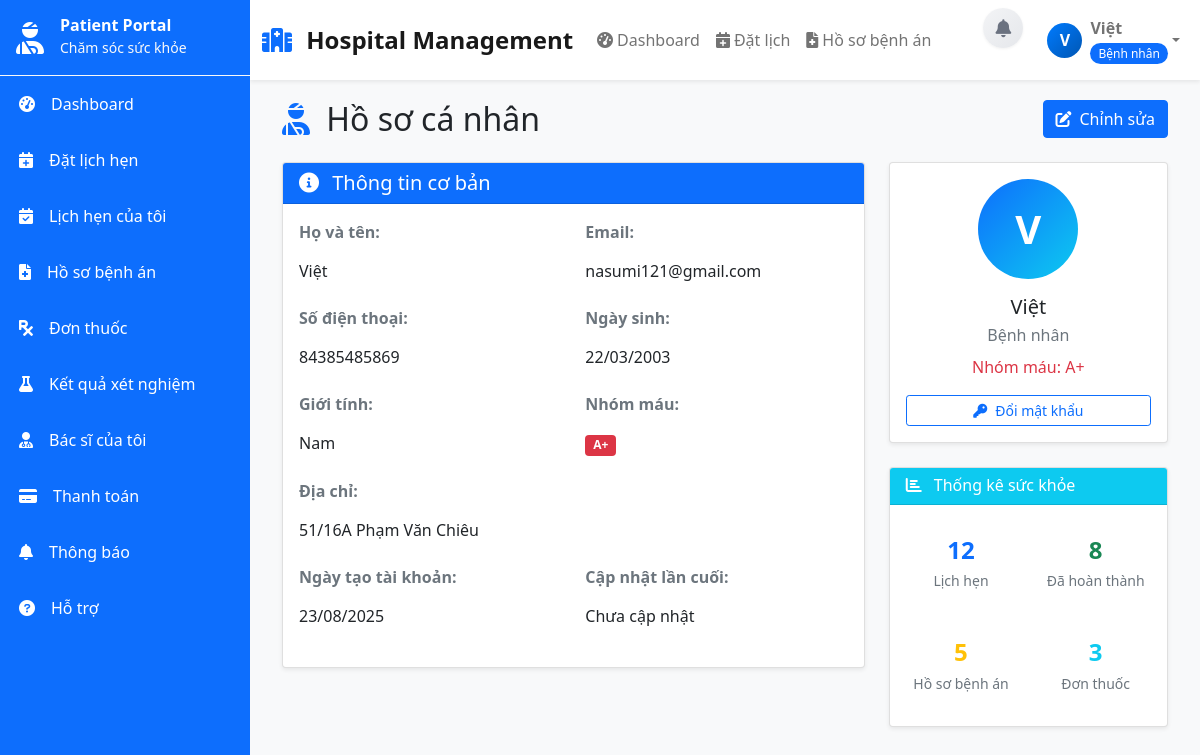
The app's page /patient_profile (signed in) with its own data.
### tables this page shows
CREATE TABLE `benh_nhan` (
  `id` int(11) NOT NULL,
  `ten` varchar(255) NOT NULL,
  `email` varchar(255) NOT NULL,
  `mat_khau` varchar(255) NOT NULL,
  `so_dien_thoai` varchar(20) DEFAULT NULL,
  `phone_verified` tinyint(1) NOT NULL DEFAULT 0,
  `bao_hiem_y_te` varchar(50) DEFAULT NULL,
  `bao_hiem_y_te_id` int(11) DEFAULT NULL,
  `ngay_sinh` date DEFAULT NULL,
  `gioi_tinh` enum('Nam','Nu','Khac') DEFAULT NULL,
  `dia_chi` text DEFAULT NULL,
  `nhom_mau` enum('A+','A-','B+','B-','AB+','AB-','O+','O-') DEFAULT NULL,
  `ngay_tao` timestamp NOT NULL DEFAULT current_timestamp(),
  `ngay_cap_nhat` timestamp NOT NULL DEFAULT current_timestamp() ON UPDATE current_timestamp()
);

### config/database.php (called while the page is built, shortened)
<?php
class Database
{
    private $host;
    private $db_name;
    private $username;
    private $password;
    public function __construct()
    {
        $this->host = $_ENV['DB_HOST'] ?? getenv('DB_HOST') ?? 'localhost';
        $this->db_name = $_ENV['DB_NAME'] ?? getenv('DB_NAME') ?? 'hospital_management';
        $this->username = $_ENV['DB_USER'] ?? getenv('DB_USER') ?? 'root';
        $this->password = $_ENV['DB_PASS'] ?? getenv('DB_PASS') ?? '';
    }
    private function loadEnvFile()
    {
        $envFile = __DIR__ . '/../.env';
    }
    public function getConnection()
    {
        $this->conn = null;
        try {
            $this->conn = new PDO("mysql:host=" . $this->host . ";dbname=" . $this->db_name, $this->username, $this->password);
            $this->conn->exec("set names utf8");
            $this->conn->setAttribute(PDO::ATTR_ERRMODE, PDO::ERRMODE_EXCEPTION);
        } catch (PDOException $exception) {
            error_log("Database connection error: " . $exception->getMessage());
            echo "Database connection failed. Please try again later.";
        }
        return $this->conn;
    }
}

### Models/User.php (called while the page is built, shortened)
<?php
require_once 'config/database.php';
class User
{
    public function __construct()
    {
        $database = new Database();
        $this->conn = $database->getConnection();
    }
}

### Models/Patient.php (called while the page is built, shortened)
<?php
require_once 'Models/User.php';
class Patient extends User
{
    public function __construct()
    {
        $this->table_name = "benh_nhan";
    }
    public function getById($id)
    {
        $query = "SELECT id, ten, email, so_dien_thoai, ngay_sinh, gioi_tinh, dia_chi, nhom_mau, mat_khau, ngay_tao FROM " . $this->table_name . " WHERE id = :id";
        $stmt = $this->conn->prepare($query);
        $stmt->bindParam(":id", $id);
        $stmt->execute();
        return $stmt->fetch(PDO::FETCH_ASSOC);
    }
}

### Views/patient/profile.php (the view, shortened to what this page needs)
<?php
$patient = new Patient();
$patient_info = $patient->getById($_SESSION['user_id']);
?>
<div class="container-fluid">
    <div class="row">
        <div class="col-12">
            <div class="d-flex justify-content-between align-items-center mb-4">
                <h2 class="mb-0">
                    <i class="fas fa-user-injured text-primary me-2"></i>
                    Hồ sơ cá nhân
                </h2>
                <button class="btn btn-primary" data-bs-toggle="modal" data-bs-target="#editProfileModal">
                    <i class="fas fa-edit me-2"></i>Chỉnh sửa
                </button>
            </div>
        </div>
    </div>
    <div class="row">
        <div class="col-lg-8">
            <div class="card shadow-sm">
                <div class="card-header bg-primary text-white">
                    <h5 class="mb-0">
                        <i class="fas fa-info-circle me-2"></i>
                        Thông tin cơ bản
                    </h5>
                </div>
                <div class="card-body">
                    <div class="row">
                        <div class="col-md-6">
                            <div class="mb-3">
                                <label class="form-label fw-bold text-muted">Họ và tên:</label>
                                <p class="form-control-plaintext"><?php echo $patient_info['ten']; ?></p>
                            </div>
                        </div>
                        <div class="col-md-6">
                            <div class="mb-3">
                                <label class="form-label fw-bold text-muted">Email:</label>
                                <p class="form-control-plaintext"><?php echo $patient_info['email']; ?></p>
                            </div>
                        </div>
                    </div>
                    <div class="row">
                        <div class="col-md-6">
                            <div class="mb-3">
                                <label class="form-label fw-bold text-muted">Số điện thoại:</label>
                                <p class="form-control-plaintext">
                                    <?php echo $patient_info['so_dien_thoai'] ?: 'Chưa cập nhật'; ?></p>
                            </div>
                        </div>
                        <div class="col-md-6">
                            <div class="mb-3">
                                <label class="form-label fw-bold text-muted">Ngày sinh:</label>
                                <p class="form-control-plaintext">
                                    <?php echo $patient_info['ngay_sinh'] ? date('d/m/Y', strtotime($patient_info['ngay_sinh'])) : 'Chưa cập nhật'; ?>
                                </p>
                            </div>
                        </div>
                    </div>
                    <div class="row">
                        <div class="col-md-6">
                            <div class="mb-3">
                                <label class="form-label fw-bold text-muted">Giới tính:</label>
                                <p class="form-control-plaintext">
                                    <?php echo $patient_info['gioi_tinh'] ?: 'Chưa cập nhật'; ?></p>
                            </div>
                        </div>
                        <div class="col-md-6">
                            <div class="mb-3">
                                <label class="form-label fw-bold text-muted">Nhóm máu:</label>
                                <p class="form-control-plaintext">
                                    <?php if ($patient_info['nhom_mau']): ?>
                                    <span class="badge bg-danger"><?php echo $patient_info['nhom_mau']; ?></span>
                                    <?php else: ?>
                                    Chưa cập nhật
                                    <?php endif; ?>
                                </p>
                            </div>
                        </div>
                    </div>
                    <div class="row">
                        <div class="col-12">
                            <div class="mb-3">
                                <label class="form-label fw-bold text-muted">Địa chỉ:</label>
                                <p class="form-control-plaintext">
                                    <?php echo $patient_info['dia_chi'] ?: 'Chưa cập nhật'; ?></p>
                            </div>
                        </div>
                    </div>
                    <div class="row">
                        <div class="col-md-6">
                            <div class="mb-3">
                                <label class="form-label fw-bold text-muted">Ngày tạo tài khoản:</label>
                                <p class="form-control-plaintext">
                                    <?php echo date('d/m/Y', strtotime($patient_info['ngay_tao'])); ?></p>
                            </div>
                        </div>
                        <div class="col-md-6">
                            <div class="mb-3">
                                <label class="form-label fw-bold text-muted">Cập nhật lần cuối:</label>
                                <p class="form-control-plaintext">
                                    <?php
                                    if (isset($patient_info['ngay_cap_nhat']) && $patient_info['ngay_cap_nhat']) {
                                        echo date('d/m/Y H:i', strtotime($patient_info['ngay_cap_nhat']));
                                    } else {
                                        echo 'Chưa cập nhật';
                                    }
                                    ?>
                                </p>
                            </div>
                        </div>
                    </div>
                </div>
            </div>
        </div>
        <div class="col-lg-4">
            <div class="card shadow-sm mb-4">
                <div class="card-body text-center">
                    <div class="avatar-large mb-3">
                        <?php echo strtoupper(substr($patient_info['ten'], 0, 1)); ?>
                    </div>
                    <h5 class="mb-1"><?php echo $patient_info['ten']; ?></h5>
                    <p class="text-muted mb-2">Bệnh nhân</p>
                    <?php if ($patient_info['nhom_mau']): ?>
                    <p class="text-danger mb-3">Nhóm máu: <?php echo $patient_info['nhom_mau']; ?></p>
                    <?php endif; ?>
                    <div class="d-grid">
                        <button class="btn btn-outline-primary btn-sm" data-bs-toggle="modal"
                            data-bs-target="#changePasswordModal">
                            <i class="fas fa-key me-2"></i>Đổi mật khẩu
                        </button>
                    </div>
                </div>
            </div>
            <div class="card shadow-sm">
                <div class="card-header bg-info text-white">
                    <h6 class="mb-0">
                        <i class="fas fa-chart-bar me-2"></i>
                        Thống kê sức khỏe
                    </h6>
                </div>
                <div class="card-body">
                    <div class="row text-center">
                        <div class="col-6">
                            <div class="stat-item">
                                <h4 class="text-primary mb-1">12</h4>
                                <small class="text-muted">Lịch hẹn</small>
                            </div>
                        </div>
                        <div class="col-6">
                            <div class="stat-item">
                                <h4 class="text-success mb-1">8</h4>
                                <small class="text-muted">Đã hoàn thành</small>
                            </div>
                        </div>
                    </div>
                    <div class="row text-center mt-3">
                        <div class="col-6">
                            <div class="stat-item">
                                <h4 class="text-warning mb-1">5</h4>
                                <small class="text-muted">Hồ sơ bệnh án</small>
                            </div>
                        </div>
                        <div class="col-6">
                            <div class="stat-item">
                                <h4 class="text-info mb-1">3</h4>
                                <small class="text-muted">Đơn thuốc</small>
                            </div>
                        </div>
                    </div>
                </div>
            </div>
        </div>
    </div>
</div>

### Views/layouts/main_layout.php (style rules this page uses)
body { background-color: #f8f9fa; }

### Views/patient/profile.php (style rules this page uses)
.avatar-large { width: 100px; height: 100px; border-radius: 50%; background: linear-gradient(135deg, #0d6efd 0%, #0dcaf0 100%); display: flex; align-items: center; justify-content: center; color: white; font-size: 2.5rem; font-weight: 600; margin: 0 auto; }
.stat-item { padding: 15px 0; }
.stat-item h4 { font-weight: 700; }

### records on screen
benh_nhan: ten "Việt", email "nasumi121@gmail.com", so_dien_thoai "84385485869", ngay_sinh "22/03/2003", gioi_tinh "Nam", nhom_mau "A+", dia_chi "51/16A Phạm Văn Chiêu", ngay_tao "23/08/2025", ten "V"

### other values on screen
substr($_SESSION['user_name'], 0, 1) "V"
$_SESSION['user_name'] "Việt"
$role_text "Bệnh nhân"
